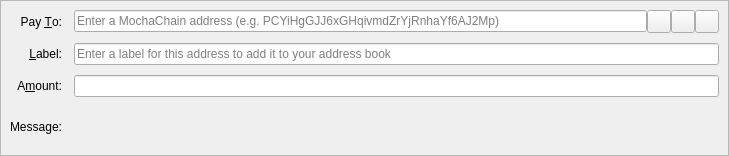
<?xml version="1.0" encoding="UTF-8"?>
<ui version="4.0">
 <class>SendCoinsEntry</class>
 <widget class="QStackedWidget" name="SendCoinsEntry">
  <property name="geometry">
   <rect>
    <x>0</x>
    <y>0</y>
    <width>729</width>
    <height>156</height>
   </rect>
  </property>
  <property name="focusPolicy">
   <enum>Qt::TabFocus</enum>
  </property>
  <property name="autoFillBackground">
   <bool>false</bool>
  </property>
  <widget class="QFrame" name="SendCoins">
   <property name="toolTip">
    <string>This is a normal payment.</string>
   </property>
   <property name="frameShape">
    <enum>QFrame::StyledPanel</enum>
   </property>
   <property name="frameShadow">
    <enum>QFrame::Sunken</enum>
   </property>
   <layout class="QGridLayout" name="gridLayout">
    <property name="horizontalSpacing">
     <number>12</number>
    </property>
    <property name="verticalSpacing">
     <number>10</number>
    </property>
    <item row="0" column="0">
     <widget class="QLabel" name="payToLabel">
      <property name="text">
       <string>Pay &amp;To:</string>
      </property>
      <property name="alignment">
       <set>Qt::AlignRight|Qt::AlignTrailing|Qt::AlignVCenter</set>
      </property>
      <property name="buddy">
       <cstring>payTo</cstring>
      </property>
     </widget>
    </item>
    <item row="0" column="1">
     <layout class="QHBoxLayout" name="payToLayout">
      <property name="spacing">
       <number>0</number>
      </property>
      <item>
       <widget class="QValidatedLineEdit" name="payTo">
        <property name="toolTip">
         <string>The MochaChain address to send the payment to</string>
        </property>
        <property name="inputMask">
         <string/>
        </property>
        <property name="placeholderText">
         <string>Enter a MochaChain address (e.g. PCYiHgGJJ6xGHqivmdZrYjRnhaYf6AJ2Mp)</string>
        </property>
       </widget>
      </item>
      <item>
       <widget class="QToolButton" name="addressBookButton">
        <property name="toolTip">
         <string>Choose previously used address</string>
        </property>
        <property name="text">
         <string/>
        </property>
        <property name="icon">
         <iconset resource="../mochachain.qrc">
          <normaloff>:/icons/address-book</normaloff>:/icons/address-book</iconset>
        </property>
        <property name="iconSize">
         <size>
          <width>16</width>
          <height>16</height>
         </size>
        </property>
        <property name="shortcut">
         <string>Alt+A</string>
        </property>
       </widget>
      </item>
      <item>
       <widget class="QToolButton" name="pasteButton">
        <property name="toolTip">
         <string>Paste address from clipboard</string>
        </property>
        <property name="text">
         <string/>
        </property>
        <property name="icon">
         <iconset resource="../mochachain.qrc">
          <normaloff>:/icons/editpaste</normaloff>:/icons/editpaste</iconset>
        </property>
        <property name="shortcut">
         <string>Alt+P</string>
        </property>
       </widget>
      </item>
      <item>
       <widget class="QToolButton" name="deleteButton">
        <property name="toolTip">
         <string>Remove this entry</string>
        </property>
        <property name="text">
         <string/>
        </property>
        <property name="icon">
         <iconset resource="../mochachain.qrc">
          <normaloff>:/icons/remove</normaloff>:/icons/remove</iconset>
        </property>
       </widget>
      </item>
     </layout>
    </item>
    <item row="1" column="0">
     <widget class="QLabel" name="labelLabel">
      <property name="text">
       <string>&amp;Label:</string>
      </property>
      <property name="alignment">
       <set>Qt::AlignRight|Qt::AlignTrailing|Qt::AlignVCenter</set>
      </property>
      <property name="buddy">
       <cstring>addAsLabel</cstring>
      </property>
     </widget>
    </item>
    <item row="1" column="1">
     <widget class="QLineEdit" name="addAsLabel">
      <property name="toolTip">
       <string>Enter a label for this address to add it to the list of used addresses</string>
      </property>
      <property name="inputMask">
       <string/>
      </property>
      <property name="placeholderText">
       <string>Enter a label for this address to add it to your address book</string>
      </property>
     </widget>
    </item>
    <item row="2" column="0">
     <widget class="QLabel" name="amountLabel">
      <property name="text">
       <string>A&amp;mount:</string>
      </property>
      <property name="alignment">
       <set>Qt::AlignRight|Qt::AlignTrailing|Qt::AlignVCenter</set>
      </property>
      <property name="buddy">
       <cstring>payAmount</cstring>
      </property>
     </widget>
    </item>
    <item row="2" column="1">
     <widget class="BitcoinAmountField" name="payAmount"/>
    </item>
    <item row="3" column="0">
     <widget class="QLabel" name="messageLabel">
      <property name="text">
       <string>Message:</string>
      </property>
      <property name="alignment">
       <set>Qt::AlignRight|Qt::AlignTrailing|Qt::AlignVCenter</set>
      </property>
     </widget>
    </item>
    <item row="3" column="1">
     <widget class="QLabel" name="messageTextLabel">
      <property name="toolTip">
       <string>A message that was attached to the MochaChain: URI which will be stored with the transaction for your reference. Note: This message will not be sent over the MochaChain network.</string>
      </property>
      <property name="textFormat">
       <enum>Qt::PlainText</enum>
      </property>
     </widget>
    </item>
   </layout>
  </widget>
  <widget class="QFrame" name="SendCoins_InsecurePaymentRequest">
   <property name="palette">
    <palette>
     <active>
      <colorrole role="WindowText">
       <brush brushstyle="SolidPattern">
        <color alpha="255">
         <red>0</red>
         <green>0</green>
         <blue>0</blue>
        </color>
       </brush>
      </colorrole>
      <colorrole role="Button">
       <brush brushstyle="SolidPattern">
        <color alpha="255">
         <red>255</red>
         <green>255</green>
         <blue>127</blue>
        </color>
       </brush>
      </colorrole>
      <colorrole role="Light">
       <brush brushstyle="SolidPattern">
        <color alpha="255">
         <red>255</red>
         <green>255</green>
         <blue>255</blue>
        </color>
       </brush>
      </colorrole>
      <colorrole role="Midlight">
       <brush brushstyle="SolidPattern">
        <color alpha="255">
         <red>255</red>
         <green>255</green>
         <blue>191</blue>
        </color>
       </brush>
      </colorrole>
      <colorrole role="Dark">
       <brush brushstyle="SolidPattern">
        <color alpha="255">
         <red>127</red>
         <green>127</green>
         <blue>63</blue>
        </color>
       </brush>
      </colorrole>
      <colorrole role="Mid">
       <brush brushstyle="SolidPattern">
        <color alpha="255">
         <red>170</red>
         <green>170</green>
         <blue>84</blue>
        </color>
       </brush>
      </colorrole>
      <colorrole role="Text">
       <brush brushstyle="SolidPattern">
        <color alpha="255">
         <red>0</red>
         <green>0</green>
         <blue>0</blue>
        </color>
       </brush>
      </colorrole>
      <colorrole role="BrightText">
       <brush brushstyle="SolidPattern">
        <color alpha="255">
         <red>255</red>
         <green>255</green>
         <blue>255</blue>
        </color>
       </brush>
      </colorrole>
      <colorrole role="ButtonText">
       <brush brushstyle="SolidPattern">
        <color alpha="255">
         <red>0</red>
         <green>0</green>
         <blue>0</blue>
        </color>
       </brush>
      </colorrole>
      <colorrole role="Base">
       <brush brushstyle="SolidPattern">
        <color alpha="255">
         <red>255</red>
         <green>255</green>
         <blue>255</blue>
        </color>
       </brush>
      </colorrole>
      <colorrole role="Window">
       <brush brushstyle="SolidPattern">
        <color alpha="255">
         <red>255</red>
         <green>255</green>
         <blue>127</blue>
        </color>
       </brush>
      </colorrole>
      <colorrole role="Shadow">
       <brush brushstyle="SolidPattern">
        <color alpha="255">
         <red>0</red>
         <green>0</green>
         <blue>0</blue>
        </color>
       </brush>
      </colorrole>
      <colorrole role="AlternateBase">
       <brush brushstyle="SolidPattern">
        <color alpha="255">
         <red>255</red>
         <green>255</green>
         <blue>191</blue>
        </color>
       </brush>
      </colorrole>
      <colorrole role="ToolTipBase">
       <brush brushstyle="SolidPattern">
        <color alpha="255">
         <red>255</red>
         <green>255</green>
         <blue>220</blue>
        </color>
       </brush>
      </colorrole>
      <colorrole role="ToolTipText">
       <brush brushstyle="SolidPattern">
        <color alpha="255">
         <red>0</red>
         <green>0</green>
         <blue>0</blue>
        </color>
       </brush>
      </colorrole>
     </active>
     <inactive>
      <colorrole role="WindowText">
       <brush brushstyle="SolidPattern">
        <color alpha="255">
         <red>0</red>
         <green>0</green>
         <blue>0</blue>
        </color>
       </brush>
      </colorrole>
      <colorrole role="Button">
       <brush brushstyle="SolidPattern">
        <color alpha="255">
         <red>255</red>
         <green>255</green>
         <blue>127</blue>
        </color>
       </brush>
      </colorrole>
      <colorrole role="Light">
       <brush brushstyle="SolidPattern">
        <color alpha="255">
         <red>255</red>
         <green>255</green>
         <blue>255</blue>
        </color>
       </brush>
      </colorrole>
      <colorrole role="Midlight">
       <brush brushstyle="SolidPattern">
        <color alpha="255">
         <red>255</red>
         <green>255</green>
         <blue>191</blue>
        </color>
       </brush>
      </colorrole>
      <colorrole role="Dark">
       <brush brushstyle="SolidPattern">
        <color alpha="255">
         <red>127</red>
         <green>127</green>
         <blue>63</blue>
        </color>
       </brush>
      </colorrole>
      <colorrole role="Mid">
       <brush brushstyle="SolidPattern">
        <color alpha="255">
         <red>170</red>
         <green>170</green>
         <blue>84</blue>
        </color>
       </brush>
      </colorrole>
      <colorrole role="Text">
       <brush brushstyle="SolidPattern">
        <color alpha="255">
         <red>0</red>
         <green>0</green>
         <blue>0</blue>
        </color>
       </brush>
      </colorrole>
      <colorrole role="BrightText">
       <brush brushstyle="SolidPattern">
        <color alpha="255">
         <red>255</red>
         <green>255</green>
         <blue>255</blue>
        </color>
       </brush>
      </colorrole>
      <colorrole role="ButtonText">
       <brush brushstyle="SolidPattern">
        <color alpha="255">
         <red>0</red>
         <green>0</green>
         <blue>0</blue>
        </color>
       </brush>
      </colorrole>
      <colorrole role="Base">
       <brush brushstyle="SolidPattern">
        <color alpha="255">
         <red>255</red>
         <green>255</green>
         <blue>255</blue>
        </color>
       </brush>
      </colorrole>
      <colorrole role="Window">
       <brush brushstyle="SolidPattern">
        <color alpha="255">
         <red>255</red>
         <green>255</green>
         <blue>127</blue>
        </color>
       </brush>
      </colorrole>
      <colorrole role="Shadow">
       <brush brushstyle="SolidPattern">
        <color alpha="255">
         <red>0</red>
         <green>0</green>
         <blue>0</blue>
        </color>
       </brush>
      </colorrole>
      <colorrole role="AlternateBase">
       <brush brushstyle="SolidPattern">
        <color alpha="255">
         <red>255</red>
         <green>255</green>
         <blue>191</blue>
        </color>
       </brush>
      </colorrole>
      <colorrole role="ToolTipBase">
       <brush brushstyle="SolidPattern">
        <color alpha="255">
         <red>255</red>
         <green>255</green>
         <blue>220</blue>
        </color>
       </brush>
      </colorrole>
      <colorrole role="ToolTipText">
       <brush brushstyle="SolidPattern">
        <color alpha="255">
         <red>0</red>
         <green>0</green>
         <blue>0</blue>
        </color>
       </brush>
      </colorrole>
     </inactive>
     <disabled>
      <colorrole role="WindowText">
       <brush brushstyle="SolidPattern">
        <color alpha="255">
         <red>127</red>
         <green>127</green>
         <blue>63</blue>
        </color>
       </brush>
      </colorrole>
      <colorrole role="Button">
       <brush brushstyle="SolidPattern">
        <color alpha="255">
         <red>255</red>
         <green>255</green>
         <blue>127</blue>
        </color>
       </brush>
      </colorrole>
      <colorrole role="Light">
       <brush brushstyle="SolidPattern">
        <color alpha="255">
         <red>255</red>
         <green>255</green>
         <blue>255</blue>
        </color>
       </brush>
      </colorrole>
      <colorrole role="Midlight">
       <brush brushstyle="SolidPattern">
        <color alpha="255">
         <red>255</red>
         <green>255</green>
         <blue>191</blue>
        </color>
       </brush>
      </colorrole>
      <colorrole role="Dark">
       <brush brushstyle="SolidPattern">
        <color alpha="255">
         <red>127</red>
         <green>127</green>
         <blue>63</blue>
        </color>
       </brush>
      </colorrole>
      <colorrole role="Mid">
       <brush brushstyle="SolidPattern">
        <color alpha="255">
         <red>170</red>
         <green>170</green>
         <blue>84</blue>
        </color>
       </brush>
      </colorrole>
      <colorrole role="Text">
       <brush brushstyle="SolidPattern">
        <color alpha="255">
         <red>127</red>
         <green>127</green>
         <blue>63</blue>
        </color>
       </brush>
      </colorrole>
      <colorrole role="BrightText">
       <brush brushstyle="SolidPattern">
        <color alpha="255">
         <red>255</red>
         <green>255</green>
         <blue>255</blue>
        </color>
       </brush>
      </colorrole>
      <colorrole role="ButtonText">
       <brush brushstyle="SolidPattern">
        <color alpha="255">
         <red>127</red>
         <green>127</green>
         <blue>63</blue>
        </color>
       </brush>
      </colorrole>
      <colorrole role="Base">
       <brush brushstyle="SolidPattern">
        <color alpha="255">
         <red>255</red>
         <green>255</green>
         <blue>127</blue>
        </color>
       </brush>
      </colorrole>
      <colorrole role="Window">
       <brush brushstyle="SolidPattern">
        <color alpha="255">
         <red>255</red>
         <green>255</green>
         <blue>127</blue>
        </color>
       </brush>
      </colorrole>
      <colorrole role="Shadow">
       <brush brushstyle="SolidPattern">
        <color alpha="255">
         <red>0</red>
         <green>0</green>
         <blue>0</blue>
        </color>
       </brush>
      </colorrole>
      <colorrole role="AlternateBase">
       <brush brushstyle="SolidPattern">
        <color alpha="255">
         <red>255</red>
         <green>255</green>
         <blue>127</blue>
        </color>
       </brush>
      </colorrole>
      <colorrole role="ToolTipBase">
       <brush brushstyle="SolidPattern">
        <color alpha="255">
         <red>255</red>
         <green>255</green>
         <blue>220</blue>
        </color>
       </brush>
      </colorrole>
      <colorrole role="ToolTipText">
       <brush brushstyle="SolidPattern">
        <color alpha="255">
         <red>0</red>
         <green>0</green>
         <blue>0</blue>
        </color>
       </brush>
      </colorrole>
     </disabled>
    </palette>
   </property>
   <property name="toolTip">
    <string>This is an unverified payment request.</string>
   </property>
   <property name="autoFillBackground">
    <bool>true</bool>
   </property>
   <property name="frameShape">
    <enum>QFrame::StyledPanel</enum>
   </property>
   <property name="frameShadow">
    <enum>QFrame::Sunken</enum>
   </property>
   <layout class="QGridLayout" name="gridLayout_is">
    <property name="spacing">
     <number>12</number>
    </property>
    <item row="0" column="0">
     <widget class="QLabel" name="payToLabel_is">
      <property name="text">
       <string>Pay To:</string>
      </property>
      <property name="alignment">
       <set>Qt::AlignRight|Qt::AlignTrailing|Qt::AlignVCenter</set>
      </property>
     </widget>
    </item>
    <item row="0" column="1">
     <layout class="QHBoxLayout" name="payToLayout_is">
      <property name="spacing">
       <number>0</number>
      </property>
      <item>
       <widget class="QLabel" name="payTo_is"/>
      </item>
      <item>
       <widget class="QToolButton" name="deleteButton_is">
        <property name="toolTip">
         <string>Remove this entry</string>
        </property>
        <property name="text">
         <string/>
        </property>
        <property name="icon">
         <iconset resource="../mochachain.qrc">
          <normaloff>:/icons/remove</normaloff>:/icons/remove</iconset>
        </property>
       </widget>
      </item>
     </layout>
    </item>
    <item row="1" column="0">
     <widget class="QLabel" name="memoLabel_is">
      <property name="text">
       <string>Memo:</string>
      </property>
      <property name="alignment">
       <set>Qt::AlignRight|Qt::AlignTrailing|Qt::AlignVCenter</set>
      </property>
     </widget>
    </item>
    <item row="1" column="1">
     <widget class="QLabel" name="memoTextLabel_is">
      <property name="textFormat">
       <enum>Qt::PlainText</enum>
      </property>
     </widget>
    </item>
    <item row="2" column="0">
     <widget class="QLabel" name="amountLabel_is">
      <property name="text">
       <string>A&amp;mount:</string>
      </property>
      <property name="alignment">
       <set>Qt::AlignRight|Qt::AlignTrailing|Qt::AlignVCenter</set>
      </property>
      <property name="buddy">
       <cstring>payAmount_is</cstring>
      </property>
     </widget>
    </item>
    <item row="2" column="1">
     <widget class="BitcoinAmountField" name="payAmount_is">
      <property name="acceptDrops">
       <bool>false</bool>
      </property>
     </widget>
    </item>
   </layout>
  </widget>
  <widget class="QFrame" name="SendCoins_SecurePaymentRequest">
   <property name="palette">
    <palette>
     <active>
      <colorrole role="WindowText">
       <brush brushstyle="SolidPattern">
        <color alpha="255">
         <red>0</red>
         <green>0</green>
         <blue>0</blue>
        </color>
       </brush>
      </colorrole>
      <colorrole role="Button">
       <brush brushstyle="SolidPattern">
        <color alpha="255">
         <red>140</red>
         <green>232</green>
         <blue>119</blue>
        </color>
       </brush>
      </colorrole>
      <colorrole role="Light">
       <brush brushstyle="SolidPattern">
        <color alpha="255">
         <red>230</red>
         <green>255</green>
         <blue>224</blue>
        </color>
       </brush>
      </colorrole>
      <colorrole role="Midlight">
       <brush brushstyle="SolidPattern">
        <color alpha="255">
         <red>185</red>
         <green>243</green>
         <blue>171</blue>
        </color>
       </brush>
      </colorrole>
      <colorrole role="Dark">
       <brush brushstyle="SolidPattern">
        <color alpha="255">
         <red>70</red>
         <green>116</green>
         <blue>59</blue>
        </color>
       </brush>
      </colorrole>
      <colorrole role="Mid">
       <brush brushstyle="SolidPattern">
        <color alpha="255">
         <red>93</red>
         <green>155</green>
         <blue>79</blue>
        </color>
       </brush>
      </colorrole>
      <colorrole role="Text">
       <brush brushstyle="SolidPattern">
        <color alpha="255">
         <red>0</red>
         <green>0</green>
         <blue>0</blue>
        </color>
       </brush>
      </colorrole>
      <colorrole role="BrightText">
       <brush brushstyle="SolidPattern">
        <color alpha="255">
         <red>155</red>
         <green>255</green>
         <blue>147</blue>
        </color>
       </brush>
      </colorrole>
      <colorrole role="ButtonText">
       <brush brushstyle="SolidPattern">
        <color alpha="255">
         <red>0</red>
         <green>0</green>
         <blue>0</blue>
        </color>
       </brush>
      </colorrole>
      <colorrole role="Base">
       <brush brushstyle="SolidPattern">
        <color alpha="255">
         <red>119</red>
         <green>255</green>
         <blue>233</blue>
        </color>
       </brush>
      </colorrole>
      <colorrole role="Window">
       <brush brushstyle="SolidPattern">
        <color alpha="255">
         <red>140</red>
         <green>232</green>
         <blue>119</blue>
        </color>
       </brush>
      </colorrole>
      <colorrole role="Shadow">
       <brush brushstyle="SolidPattern">
        <color alpha="255">
         <red>0</red>
         <green>0</green>
         <blue>0</blue>
        </color>
       </brush>
      </colorrole>
      <colorrole role="AlternateBase">
       <brush brushstyle="SolidPattern">
        <color alpha="255">
         <red>197</red>
         <green>243</green>
         <blue>187</blue>
        </color>
       </brush>
      </colorrole>
      <colorrole role="NoRole">
       <brush brushstyle="SolidPattern">
        <color alpha="255">
         <red>125</red>
         <green>194</green>
         <blue>122</blue>
        </color>
       </brush>
      </colorrole>
      <colorrole role="ToolTipBase">
       <brush brushstyle="SolidPattern">
        <color alpha="255">
         <red>255</red>
         <green>255</green>
         <blue>220</blue>
        </color>
       </brush>
      </colorrole>
      <colorrole role="ToolTipText">
       <brush brushstyle="SolidPattern">
        <color alpha="255">
         <red>0</red>
         <green>0</green>
         <blue>0</blue>
        </color>
       </brush>
      </colorrole>
     </active>
     <inactive>
      <colorrole role="WindowText">
       <brush brushstyle="SolidPattern">
        <color alpha="255">
         <red>0</red>
         <green>0</green>
         <blue>0</blue>
        </color>
       </brush>
      </colorrole>
      <colorrole role="Button">
       <brush brushstyle="SolidPattern">
        <color alpha="255">
         <red>140</red>
         <green>232</green>
         <blue>119</blue>
        </color>
       </brush>
      </colorrole>
      <colorrole role="Light">
       <brush brushstyle="SolidPattern">
        <color alpha="255">
         <red>230</red>
         <green>255</green>
         <blue>224</blue>
        </color>
       </brush>
      </colorrole>
      <colorrole role="Midlight">
       <brush brushstyle="SolidPattern">
        <color alpha="255">
         <red>185</red>
         <green>243</green>
         <blue>171</blue>
        </color>
       </brush>
      </colorrole>
      <colorrole role="Dark">
       <brush brushstyle="SolidPattern">
        <color alpha="255">
         <red>70</red>
         <green>116</green>
         <blue>59</blue>
        </color>
       </brush>
      </colorrole>
      <colorrole role="Mid">
       <brush brushstyle="SolidPattern">
        <color alpha="255">
         <red>93</red>
         <green>155</green>
         <blue>79</blue>
        </color>
       </brush>
      </colorrole>
      <colorrole role="Text">
       <brush brushstyle="SolidPattern">
        <color alpha="255">
         <red>0</red>
         <green>0</green>
         <blue>0</blue>
        </color>
       </brush>
      </colorrole>
      <colorrole role="BrightText">
       <brush brushstyle="SolidPattern">
        <color alpha="255">
         <red>155</red>
         <green>255</green>
         <blue>147</blue>
        </color>
       </brush>
      </colorrole>
      <colorrole role="ButtonText">
       <brush brushstyle="SolidPattern">
        <color alpha="255">
         <red>0</red>
         <green>0</green>
         <blue>0</blue>
        </color>
       </brush>
      </colorrole>
      <colorrole role="Base">
       <brush brushstyle="SolidPattern">
        <color alpha="255">
         <red>119</red>
         <green>255</green>
         <blue>233</blue>
        </color>
       </brush>
      </colorrole>
      <colorrole role="Window">
       <brush brushstyle="SolidPattern">
        <color alpha="255">
         <red>140</red>
         <green>232</green>
         <blue>119</blue>
        </color>
       </brush>
      </colorrole>
      <colorrole role="Shadow">
       <brush brushstyle="SolidPattern">
        <color alpha="255">
         <red>0</red>
         <green>0</green>
         <blue>0</blue>
        </color>
       </brush>
      </colorrole>
      <colorrole role="AlternateBase">
       <brush brushstyle="SolidPattern">
        <color alpha="255">
         <red>197</red>
         <green>243</green>
         <blue>187</blue>
        </color>
       </brush>
      </colorrole>
      <colorrole role="NoRole">
       <brush brushstyle="SolidPattern">
        <color alpha="255">
         <red>125</red>
         <green>194</green>
         <blue>122</blue>
        </color>
       </brush>
      </colorrole>
      <colorrole role="ToolTipBase">
       <brush brushstyle="SolidPattern">
        <color alpha="255">
         <red>255</red>
         <green>255</green>
         <blue>220</blue>
        </color>
       </brush>
      </colorrole>
      <colorrole role="ToolTipText">
       <brush brushstyle="SolidPattern">
        <color alpha="255">
         <red>0</red>
         <green>0</green>
         <blue>0</blue>
        </color>
       </brush>
      </colorrole>
     </inactive>
     <disabled>
      <colorrole role="WindowText">
       <brush brushstyle="SolidPattern">
        <color alpha="255">
         <red>70</red>
         <green>116</green>
         <blue>59</blue>
        </color>
       </brush>
      </colorrole>
      <colorrole role="Button">
       <brush brushstyle="SolidPattern">
        <color alpha="255">
         <red>140</red>
         <green>232</green>
         <blue>119</blue>
        </color>
       </brush>
      </colorrole>
      <colorrole role="Light">
       <brush brushstyle="SolidPattern">
        <color alpha="255">
         <red>230</red>
         <green>255</green>
         <blue>224</blue>
        </color>
       </brush>
      </colorrole>
      <colorrole role="Midlight">
       <brush brushstyle="SolidPattern">
        <color alpha="255">
         <red>185</red>
         <green>243</green>
         <blue>171</blue>
        </color>
       </brush>
      </colorrole>
      <colorrole role="Dark">
       <brush brushstyle="SolidPattern">
        <color alpha="255">
         <red>70</red>
         <green>116</green>
         <blue>59</blue>
        </color>
       </brush>
      </colorrole>
      <colorrole role="Mid">
       <brush brushstyle="SolidPattern">
        <color alpha="255">
         <red>93</red>
         <green>155</green>
         <blue>79</blue>
        </color>
       </brush>
      </colorrole>
      <colorrole role="Text">
       <brush brushstyle="SolidPattern">
        <color alpha="255">
         <red>70</red>
         <green>116</green>
         <blue>59</blue>
        </color>
       </brush>
      </colorrole>
      <colorrole role="BrightText">
       <brush brushstyle="SolidPattern">
        <color alpha="255">
         <red>155</red>
         <green>255</green>
         <blue>147</blue>
        </color>
       </brush>
      </colorrole>
      <colorrole role="ButtonText">
       <brush brushstyle="SolidPattern">
        <color alpha="255">
         <red>70</red>
         <green>116</green>
         <blue>59</blue>
        </color>
       </brush>
      </colorrole>
      <colorrole role="Base">
       <brush brushstyle="SolidPattern">
        <color alpha="255">
         <red>140</red>
         <green>232</green>
         <blue>119</blue>
        </color>
       </brush>
      </colorrole>
      <colorrole role="Window">
       <brush brushstyle="SolidPattern">
        <color alpha="255">
         <red>140</red>
         <green>232</green>
         <blue>119</blue>
        </color>
       </brush>
      </colorrole>
      <colorrole role="Shadow">
       <brush brushstyle="SolidPattern">
        <color alpha="255">
         <red>0</red>
         <green>0</green>
         <blue>0</blue>
        </color>
       </brush>
      </colorrole>
      <colorrole role="AlternateBase">
       <brush brushstyle="SolidPattern">
        <color alpha="255">
         <red>140</red>
         <green>232</green>
         <blue>119</blue>
        </color>
       </brush>
      </colorrole>
      <colorrole role="NoRole">
       <brush brushstyle="SolidPattern">
        <color alpha="255">
         <red>125</red>
         <green>194</green>
         <blue>122</blue>
        </color>
       </brush>
      </colorrole>
      <colorrole role="ToolTipBase">
       <brush brushstyle="SolidPattern">
        <color alpha="255">
         <red>255</red>
         <green>255</green>
         <blue>220</blue>
        </color>
       </brush>
      </colorrole>
      <colorrole role="ToolTipText">
       <brush brushstyle="SolidPattern">
        <color alpha="255">
         <red>0</red>
         <green>0</green>
         <blue>0</blue>
        </color>
       </brush>
      </colorrole>
     </disabled>
    </palette>
   </property>
   <property name="toolTip">
    <string>This is a verified payment request.</string>
   </property>
   <property name="autoFillBackground">
    <bool>true</bool>
   </property>
   <property name="frameShape">
    <enum>QFrame::StyledPanel</enum>
   </property>
   <property name="frameShadow">
    <enum>QFrame::Sunken</enum>
   </property>
   <layout class="QGridLayout" name="gridLayout_s">
    <property name="spacing">
     <number>12</number>
    </property>
    <item row="0" column="0">
     <widget class="QLabel" name="payToLabel_s">
      <property name="text">
       <string>Pay To:</string>
      </property>
      <property name="alignment">
       <set>Qt::AlignRight|Qt::AlignTrailing|Qt::AlignVCenter</set>
      </property>
     </widget>
    </item>
    <item row="0" column="1">
     <layout class="QHBoxLayout" name="payToLayout_s">
      <property name="spacing">
       <number>0</number>
      </property>
      <item>
       <widget class="QLabel" name="payTo_s">
        <property name="textFormat">
         <enum>Qt::PlainText</enum>
        </property>
       </widget>
      </item>
      <item>
       <widget class="QToolButton" name="deleteButton_s">
        <property name="toolTip">
         <string>Remove this entry</string>
        </property>
        <property name="text">
         <string/>
        </property>
        <property name="icon">
         <iconset resource="../mochachain.qrc">
          <normaloff>:/icons/remove</normaloff>:/icons/remove</iconset>
        </property>
       </widget>
      </item>
     </layout>
    </item>
    <item row="1" column="0">
     <widget class="QLabel" name="memoLabel_s">
      <property name="text">
       <string>Memo:</string>
      </property>
      <property name="alignment">
       <set>Qt::AlignRight|Qt::AlignTrailing|Qt::AlignVCenter</set>
      </property>
     </widget>
    </item>
    <item row="1" column="1">
     <widget class="QLabel" name="memoTextLabel_s">
      <property name="textFormat">
       <enum>Qt::PlainText</enum>
      </property>
     </widget>
    </item>
    <item row="2" column="0">
     <widget class="QLabel" name="amountLabel_s">
      <property name="text">
       <string>A&amp;mount:</string>
      </property>
      <property name="alignment">
       <set>Qt::AlignRight|Qt::AlignTrailing|Qt::AlignVCenter</set>
      </property>
      <property name="buddy">
       <cstring>payAmount_s</cstring>
      </property>
     </widget>
    </item>
    <item row="2" column="1">
     <widget class="BitcoinAmountField" name="payAmount_s">
      <property name="acceptDrops">
       <bool>false</bool>
      </property>
     </widget>
    </item>
   </layout>
  </widget>
 </widget>
 <customwidgets>
  <customwidget>
   <class>QValidatedLineEdit</class>
   <extends>QLineEdit</extends>
   <header>qvalidatedlineedit.h</header>
  </customwidget>
  <customwidget>
   <class>BitcoinAmountField</class>
   <extends>QLineEdit</extends>
   <header>bitcoinamountfield.h</header>
   <container>1</container>
  </customwidget>
 </customwidgets>
 <tabstops>
  <tabstop>payTo</tabstop>
  <tabstop>addressBookButton</tabstop>
  <tabstop>pasteButton</tabstop>
  <tabstop>deleteButton</tabstop>
  <tabstop>addAsLabel</tabstop>
  <tabstop>payAmount</tabstop>
  <tabstop>payAmount_is</tabstop>
  <tabstop>deleteButton_is</tabstop>
  <tabstop>payAmount_s</tabstop>
  <tabstop>deleteButton_s</tabstop>
 </tabstops>
 <resources>
  <include location="../mochachain.qrc"/>
 </resources>
 <connections/>
</ui>
